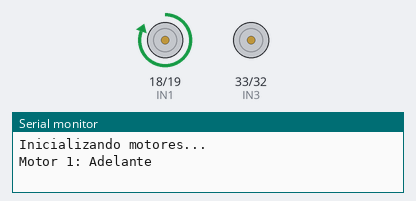
The sketch below on a simulated ESP32. Shown: motor-driver pin pairs drawn as motors (green arrow = first pin HIGH = forward, orange = second pin HIGH = backward, longer = more drive, scaled by the enable pin), the last lines printed to the serial monitor.

Above: at 1.0 s.
At 3.0 s:
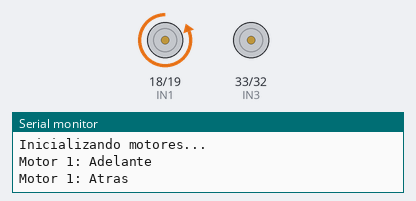
At 6.0 s:
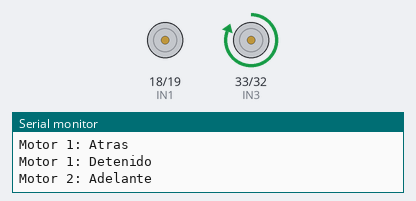
At 8.0 s:
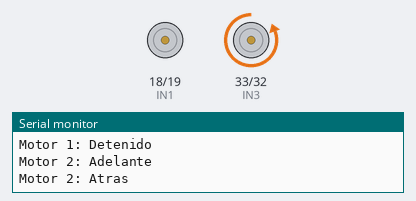
Timing chart, 0 to 13.0 s (numbered marks = the images above):
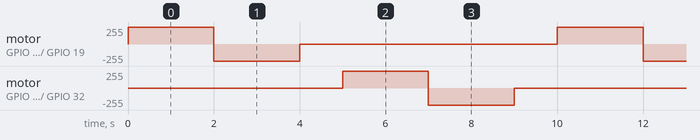

The sketch:

ESP32-DIFER-PRUEBA.ino
```cpp
#define ENA 5
#define IN1 18
#define IN2 19
#define ENB 25
#define IN3 33
#define IN4 32

void setup() {
    pinMode(ENA, OUTPUT);
    pinMode(IN1, OUTPUT);
    pinMode(IN2, OUTPUT);
    pinMode(ENB, OUTPUT);
    pinMode(IN3, OUTPUT);
    pinMode(IN4, OUTPUT);

    Serial.begin(115200);
    Serial.println("Inicializando motores...");
}

void loop() {
    // Motor 1 hacia adelante
    Serial.println("Motor 1: Adelante");
    digitalWrite(IN1, HIGH);
    digitalWrite(IN2, LOW);
    analogWrite(ENA, 255); // Velocidad máxima
    delay(2000);

    // Motor 1 hacia atrás
    Serial.println("Motor 1: Atras");
    digitalWrite(IN1, LOW);
    digitalWrite(IN2, HIGH);
    delay(2000);

    // Detener Motor 1
    Serial.println("Motor 1: Detenido");
    digitalWrite(IN1, LOW);
    digitalWrite(IN2, LOW);
    delay(1000);

    // Motor 2 hacia adelante
    Serial.println("Motor 2: Adelante");
    digitalWrite(IN3, HIGH);
    digitalWrite(IN4, LOW);
    analogWrite(ENB, 255); // Velocidad máxima
    delay(2000);

    // Motor 2 hacia atrás
    Serial.println("Motor 2: Atras");
    digitalWrite(IN3, LOW);
    digitalWrite(IN4, HIGH);
    delay(2000);

    // Detener Motor 2
    Serial.println("Motor 2: Detenido");
    digitalWrite(IN3, LOW);
    digitalWrite(IN4, LOW);
    delay(1000);
}
```

Measured:
- by itself, motor on GPIO 18 (IN1) / GPIO 19 (IN2), motor on GPIO 33 (IN3) / GPIO 32 (IN4): repeats every 10.0 s: backward 255/255 2.0 s, stopped 6.0 s, forward 255/255 2.0 s
